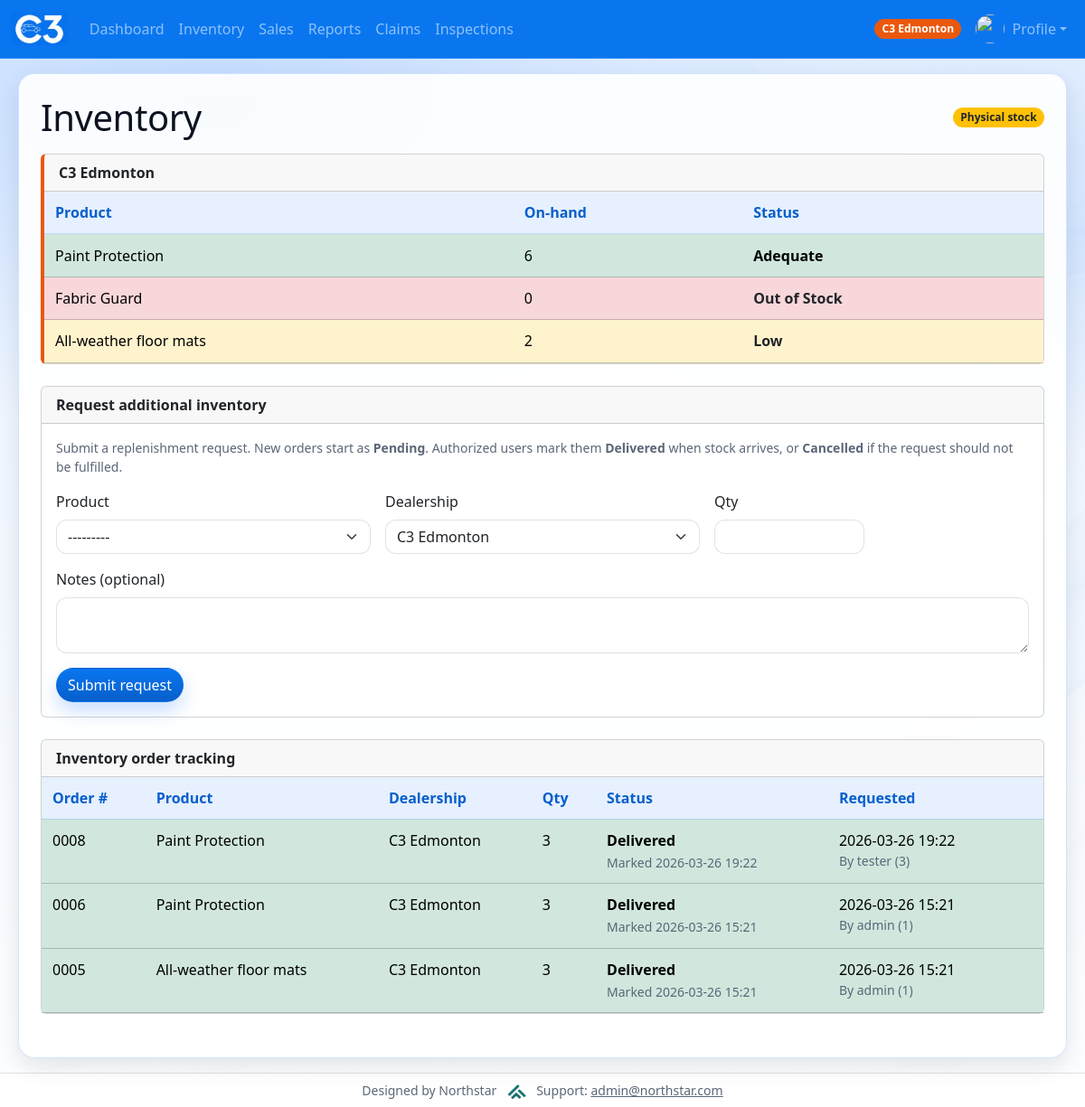
Before: /home/inventory/ (signed in) with the older database file.
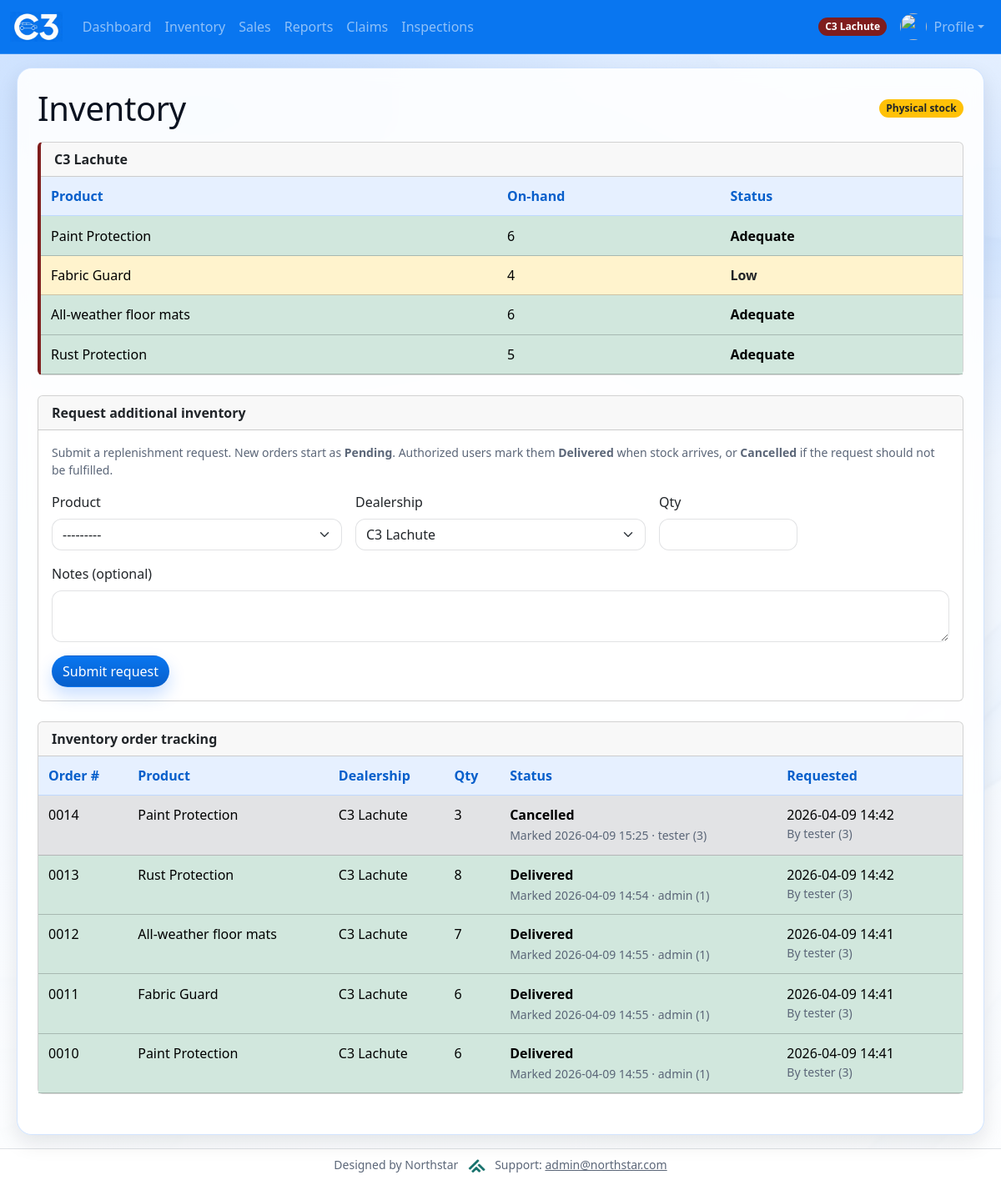
After: the same page with the newer database file.
### Dashboard/models.py (models this page shows, shortened)
class Dealership(models.Model):
    name = models.CharField(max_length=200)
    badge_css_class = models.CharField(
        max_length=80,
        default="bg-dark",
        help_text="Bootstrap/extra CSS classes for this dealership's badge (navbar, user list).",
    )
    is_default_home = models.BooleanField(
        default=False,
        help_text="If True, new user group edits default to this dealership when none is set.",
    )
    class Meta:
        ordering = ["name"]
    def resolved_badge_css_class(self) -> str:
        raw = (self.badge_css_class or "").strip()
        if raw.startswith("ns-badge-dealership-"):
            return raw
    def chart_color_hex(self) -> str:
        key = self.resolved_badge_css_class()
        mapping = {
            "ns-badge-dealership-mississauga": "#0976f0",
            "ns-badge-dealership-toronto": "#001f3f",
            "ns-badge-dealership-edmonton": "#ea580c",
            "ns-badge-dealership-calgary": "#ef4444",
            "ns-badge-dealership-lachute": "#7f1d1d",
            "ns-badge-navy": "#001f3f",
            "ns-badge-c3-toronto": "#001f3f",
        }
        return mapping.get(key, "#495057")
    def __str__(self):
        return self.name

class SalesProduct(models.Model):
    name = models.CharField(max_length=200)
    price = models.DecimalField(max_digits=10, decimal_places=2, default=0, help_text="Product price")
    goal = models.PositiveIntegerField(default=1, help_text="Monthly sales goal")
    display_order = models.PositiveIntegerField(default=0)
    product_id = models.PositiveIntegerField(null=True, blank=True)
    tracks_inventory = models.BooleanField(
        default=True,
        help_text="If False (e.g. warranties), item is excluded from inventory and stock checks.",
    )
    class Meta:
        ordering = ['display_order', 'id']
    def __str__(self):
        return self.name

class InventoryOrder(models.Model):
    STATUS_PENDING = "pending"
    STATUS_DELIVERED = "delivered"
    STATUS_CANCELLED = "cancelled"
    STATUS_CHOICES = [
        (STATUS_PENDING, "Pending"),
        (STATUS_DELIVERED, "Delivered"),
        (STATUS_CANCELLED, "Cancelled"),
    ]
    product = models.ForeignKey(SalesProduct, on_delete=models.CASCADE, related_name="inventory_orders")
    dealership = models.ForeignKey(Dealership, on_delete=models.CASCADE, related_name="inventory_orders")
    quantity_requested = models.PositiveIntegerField()
    status = models.CharField(max_length=20, choices=STATUS_CHOICES, default=STATUS_PENDING)
    requested_by = models.ForeignKey(
        settings.AUTH_USER_MODEL,
        on_delete=models.SET_NULL,
        null=True,
        blank=True,
        related_name="inventory_orders_submitted",
    )
    notes = models.TextField(blank=True)
    date_requested = models.DateTimeField(auto_now_add=True)
    date_received = models.DateTimeField(null=True, blank=True)
    delivered_by = models.ForeignKey(
        settings.AUTH_USER_MODEL,
        on_delete=models.SET_NULL,
        null=True,
        blank=True,
        related_name="fulfilled_inventory_orders",
    )
    cancelled_at = models.DateTimeField(null=True, blank=True)
    cancelled_by = models.ForeignKey(
        settings.AUTH_USER_MODEL,
        on_delete=models.SET_NULL,
        null=True,
        blank=True,
        related_name="cancelled_inventory_orders",
    )
    class Meta:
        ordering = ["-date_requested", "-id"]
    @property
    def display_order_id(self):
        return f"{self.pk:04d}"

### Dashboard/views.py (the view)
# urls.py: path("inventory/", views.inventory, name="inventory"),
def inventory(request):
    if not request.user.is_authenticated:
        return HttpResponseForbidden("You must be logged in.")
    can_view_all = _can_view_all_inventory(request.user)
    can_submit = _can_submit_inventory_order(request.user)
    can_manage_orders = _can_manage_inventory_orders(request.user)
    physical_products = (
        SalesProduct.objects.filter(tracks_inventory=True)
        .order_by("display_order", "id")
        .all()
    )
    home = user_home_dealership(request.user) if not can_view_all else None
    if can_view_all:
        dealerships = list(Dealership.objects.order_by("name"))
    else:
        dealerships = [home] if home else list(Dealership.objects.order_by("name"))
    dealership_sections = []
    for deal in dealerships:
        rows = []
        for p in physical_products:
            qty = quantity_on_hand(p, deal)
            _, status_label, badge_variant = inventory_status_tuple(qty)
            rows.append(
                {
                    "product": p,
                    "quantity": qty,
                    "status_label": status_label,
                    "badge_variant": badge_variant,
                }
            )
        dealership_sections.append(
            {
                "dealership": deal,
                "rows": rows,
                "accent_color": deal.chart_color_hex(),
            }
        )
    orders_qs = InventoryOrder.objects.select_related(
        "product",
        "dealership",
        "requested_by",
        "delivered_by",
        "cancelled_by",
    ).order_by("-date_requested")
    if not can_view_all and home:
        orders_qs = orders_qs.filter(dealership=home)
    order_form = InventoryRequestForm(user=request.user)
    pending_order_count = orders_qs.filter(status=InventoryOrder.STATUS_PENDING).count()
    context = {
        "dealership_sections": dealership_sections,
        "physical_products": physical_products,
        "inventory_orders": orders_qs[:200],
        "order_form": order_form,
        "can_view_all_inventory": can_view_all,
        "can_submit_inventory_order": can_submit,
        "can_manage_inventory_orders": can_manage_orders,
        "user_dealership": user_home_dealership(request.user),
        "pending_order_count": pending_order_count,
    }
    return render(request, "Dashboard/inventory.html", context)

### Dashboard/inventory_services.py (called while the page is built)
def inventory_status_tuple(quantity: int):
    if quantity <= 0:
        return ("out", "Out of Stock", "danger")
    if quantity < LOW_STOCK_THRESHOLD:
        return ("low", "Low", "warning")
    return ("adequate", "Adequate", "success")

def user_home_dealership(user):
    if not user or not user.is_authenticated:
        return None
    try:
        from Profile.models import UserProfile
        prof = UserProfile.objects.select_related("dealership").filter(user=user).first()
        return prof.dealership if prof else None
    except Exception:
        return None

def quantity_on_hand(product, dealership):
    from .models import ProductInventory
    row = (
        ProductInventory.objects.filter(product=product, dealership=dealership)
        .only("quantity")
        .first()
    )
    return int(row.quantity) if row else 0

### Dashboard/views.py (called while the page is built)
def _can_view_all_inventory(user):
    if not user.is_authenticated:
        return False
    if user.is_staff:
        return True
    return user.groups.filter(name="Management").exists()

### Dashboard/templates/Dashboard/inventory.html (shortened to what the changed rows need)
{% extends "Dashboard/base.html" %}
{% block content %}
<div class="d-flex align-items-center justify-content-between flex-wrap gap-2 mb-3">
	<h1 class="mb-0">Inventory</h1>
</div>
{% for section in dealership_sections %}
<div class="card mb-4" style="border-left: 4px solid {{ section.accent_color }};">
	<div class="card-header fw-semibold">{{ section.dealership.name }}</div>
	<div class="card-body p-0">
		<div class="table-responsive">
			<table class="table table-sm mb-0">
				<thead class="table-light">
					<tr>
						<th scope="col">Product</th>
						<th scope="col">On-hand</th>
						<th scope="col">Status</th>
					</tr>
				</thead>
				<tbody>
				{% for row in section.rows %}
					<tr
						{% if row.badge_variant == 'danger' %}
							class="table-danger"
						{% elif row.badge_variant == 'warning' %}
							class="table-warning"
						{% else %}
							class="table-success"
						{% endif %}
					>
						<td>{{ row.product.name }}</td>
						<td>{{ row.quantity }}</td>
						<td>
							{% if row.badge_variant == 'warning' or row.badge_variant == 'danger' %}
								<span class="fw-semibold text-dark">{{ row.status_label }}</span>
							{% else %}
								<span class="fw-semibold">{{ row.status_label }}</span>
							{% endif %}
						</td>
					</tr>
				{% empty %}
					<tr><td colspan="3" class="text-muted">No inventory rows.</td></tr>
				{% endfor %}
				</tbody>
			</table>
		</div>
	</div>
</div>
{% endfor %}
{% if can_submit_inventory_order %}
<div class="card mb-4">
	<div class="card-header fw-semibold">Request additional inventory</div>
	<div class="card-body">
		<p class="text-muted small mb-3">
			Submit a replenishment request. New orders start as <strong>Pending</strong>.
			Authorized users mark them <strong>Delivered</strong> when stock arrives, or <strong>Cancelled</strong> if the request should not be fulfilled.
		</p>
		<form method="post" action="{% url ns_site_namespace|add:':inventory_order_submit' %}">
			<div class="row g-3 align-items-end">
				<div class="col-md-4">
					<label class="form-label" for="id_product">Product</label>
					{{ order_form.product }}
				</div>
				<div class="col-md-4">
					<label class="form-label" for="id_dealership">Dealership</label>
					{{ order_form.dealership }}
				</div>
				<div class="col-md-2">
					<label class="form-label" for="id_quantity_requested">Qty</label>
					{{ order_form.quantity_requested }}
				</div>
				<div class="col-md-12">
					<label class="form-label" for="id_notes">Notes (optional)</label>
					{{ order_form.notes }}
				</div>
				<div class="col-md-12">
					<button type="submit" class="btn btn-primary">Submit request</button>
				</div>
			</div>
		</form>
	</div>
</div>
{% endif %}
<div class="card mb-4">
	<div class="card-body p-0">
		<div class="table-responsive">
			<table class="table table-sm mb-0">
				<thead class="table-light">
					<tr>
						<th scope="col">Order #</th>
						<th scope="col">Product</th>
						<th scope="col">Dealership</th>
						<th scope="col">Qty</th>
						<th scope="col">Status</th>
						<th scope="col">Requested</th>
						{% if can_manage_inventory_orders %}<th scope="col"></th>{% endif %}
					</tr>
				</thead>
				<tbody>
				{% for o in inventory_orders %}
					<tr class="{% if o.status == 'pending' %}table-warning{% elif o.status == 'delivered' %}table-success{% else %}table-secondary{% endif %}">
						<td>{{ o.display_order_id }}</td>
						<td>{{ o.product.name }}</td>
						<td>{{ o.dealership.name }}</td>
						<td>{{ o.quantity_requested }}</td>
						<td>
							{% if o.status == 'pending' %}
								<span class="fw-semibold text-dark">Pending</span>
							{% elif o.status == 'delivered' %}
								<div class="fw-semibold">Delivered</div>
								{% if o.date_received %}
									<small class="text-muted">Marked {{ o.date_received|date:"Y-m-d H:i" }}{% if o.delivered_by %} · {{ o.delivered_by.get_full_name|default:o.delivered_by.username }} ({{ o.delivered_by_id }}){% endif %}</small>
								{% endif %}
							{% else %}
								<div class="fw-semibold">Cancelled</div>
								{% if o.cancelled_at %}
									<small class="text-muted">Marked {{ o.cancelled_at|date:"Y-m-d H:i" }}{% if o.cancelled_by %} · {{ o.cancelled_by.get_full_name|default:o.cancelled_by.username }} ({{ o.cancelled_by_id }}){% endif %}</small>
								{% endif %}
							{% endif %}
						</td>
						<td class="text-nowrap">
							{{ o.date_requested|date:"Y-m-d H:i" }}
							<small class="text-muted d-block">
								By {% if o.requested_by %}{{ o.requested_by.get_full_name|default:o.requested_by.username }} ({{ o.requested_by_id }}){% else %}—{% endif %}
							</small>
						</td>
						{% if can_manage_inventory_orders %}
							<td class="text-nowrap">
							</td>
						{% endif %}
					</tr>
				{% empty %}
					<tr><td colspan="{% if can_manage_inventory_orders %}7{% else %}6{% endif %}" class="text-muted">No inventory orders yet.</td></tr>
				{% endfor %}
				</tbody>
			</table>
		</div>
	</div>
</div>
{% endblock content %}

### Dashboard/templates/Dashboard/base.html (shortened to what this page needs)
<!DOCTYPE html>
<html lang="en">
<head>
    {% load static %}
    <link rel="stylesheet" href="{% static 'bootstrap/css/bootstrap.css' %}">
    <link rel="stylesheet" href="{% static 'css/theme.css' %}">
</head>
<body class="d-flex flex-column min-vh-100">
<nav class="navbar navbar-expand-lg navbar-dark bg-primary">
    <div class="container-fluid">
        <a class="navbar-brand d-flex align-items-center" href="{% url ns_site_namespace|add:':home' %}">
            <img src="{% static 'images/logo.png' %}" alt="C3" height="36" style="max-height: 36px;">
        </a>
        {% if user.is_authenticated %}
        <div class="collapse navbar-collapse" id="navbarNavAltMarkup">
            <ul class="navbar-nav me-auto mb-2 mb-lg-0">
                <li class="nav-item">
                    <a class="nav-link" href="{% url ns_site_namespace|add:':index' %}">Dashboard</a>
                </li>
                <li class="nav-item">
                    <a class="nav-link" href="{% url ns_site_namespace|add:':inventory' %}">Inventory</a>
                </li>
                <li class="nav-item">
                    <a class="nav-link" href="{% url ns_site_namespace|add:':sales' %}">Sales</a>
                </li>
                <li class="nav-item">
                    <a class="nav-link" href="{% url ns_site_namespace|add:':Reports' %}">Reports</a>
                </li>
                <li class="nav-item">
                    <a class="nav-link" href="{% url ns_site_namespace|add:':claims' %}">Claims</a>
                </li>
                <li class="nav-item">
                    <a class="nav-link" href="{% url ns_site_namespace|add:':inspections' %}">Inspections</a>
                </li>
            </ul>
            <ul class="navbar-nav ms-auto mb-2 mb-lg-0">
                <li class="nav-item d-flex align-items-center me-2">
                    {% if ns_dealership_label %}
                        <span class="badge rounded-pill text-bg-dark ns-dealership-badge {{ ns_dealership_badge_class|default:'' }}">{{ ns_dealership_label }}</span>
                    {% endif %}
                </li>
                <li class="nav-item dropdown">
                    <a class="nav-link dropdown-toggle d-flex align-items-center" href="#" id="profileNavDropdown" role="button" data-bs-toggle="dropdown" aria-expanded="false">
                        {% if profile_avatar_url %}
                            <img src="{{ profile_avatar_url }}" alt="" class="avatar-circle me-2" width="32" height="32">
                        {% else %}
                            <img src="{% static 'images/default-avatar.png' %}" alt="" class="avatar-circle me-2" width="32" height="32">
                        {% endif %}
                        Profile
                    </a>
                </li>
            </ul>
        </div>
        {% endif %}
    </div>
</nav>
<main class="container-fluid py-3 flex-grow-1">
    <div class="ns-surface p-3 p-md-4 mx-md-2">
{% block content %}{% endblock content %}
    </div>
</main>
<footer class="container-fluid py-2 text-center text-muted small border-top mt-auto bg-white">
	Designed by Northstar
	<img src="{% static 'images/northstar.png' %}" alt="Northstar" height="16" class="mx-2 align-text-bottom" style="max-height:16px;">
	Support: <a href="mailto:admin@northstar.com" class="text-muted">admin@northstar.com</a>
</footer>
</body>
</html>

Changed rows visible on the page:
no longer on this page (row unchanged): Dealership: name "C3 Edmonton", dealership.name "C3 Edmonton", SalesProduct (product.name "Paint Protection", quantity "6", status_label "Adequate"), SalesProduct (product.name "Fabric Guard", quantity "0", status_label "Out of Stock"), SalesProduct (product.name "All-weather floor mats", quantity "2", status_label "Low")
no longer on this page (row unchanged): InventoryOrder: display_order_id "0008", product.name "Paint Protection", dealership.name "C3 Edmonton", quantity_requested "3", date_received "2026-03-26 19:22", date_requested "2026-03-26 19:22", requested_by.get_full_name "tester", requested_by_id "3"
no longer on this page (row unchanged): InventoryOrder: display_order_id "0006", product.name "Paint Protection", dealership.name "C3 Edmonton", quantity_requested "3", date_received "2026-03-26 15:21", date_requested "2026-03-26 15:21", requested_by.get_full_name "admin", requested_by_id "1"
no longer on this page (row unchanged): InventoryOrder: display_order_id "0005", product.name "All-weather floor mats", dealership.name "C3 Edmonton", quantity_requested "3", date_received "2026-03-26 15:21", date_requested "2026-03-26 15:21", requested_by.get_full_name "admin", requested_by_id "1"
added Dealership: name "C3 Lachute", dealership.name "C3 Lachute", SalesProduct (product.name "Paint Protection", quantity "6", status_label "Adequate"), SalesProduct (product.name "Fabric Guard", quantity "4", status_label "Low"), SalesProduct (product.name "All-weather floor mats", quantity "6", status_label "Adequate")
added SalesProduct: product.name "Rust Protection", quantity "5", status_label "Adequate", shown under "C3 Lachute"
added InventoryOrder: display_order_id "0014", product.name "Paint Protection", dealership.name "C3 Lachute", quantity_requested "3", cancelled_at "2026-04-09 15:25", cancelled_by.get_full_name "tester", cancelled_by_id "3", date_requested "2026-04-09 14:42", requested_by.get_full_name "tester", requested_by_id "3", status "cancelled" (drawn)
added InventoryOrder: display_order_id "0013", product.name "Rust Protection", dealership.name "C3 Lachute", quantity_requested "8", date_received "2026-04-09 14:54", delivered_by.get_full_name "admin", delivered_by_id "1", date_requested "2026-04-09 14:42", requested_by.get_full_name "tester", requested_by_id "3"
added InventoryOrder: display_order_id "0012", product.name "All-weather floor mats", dealership.name "C3 Lachute", quantity_requested "7", date_received "2026-04-09 14:55", delivered_by.get_full_name "admin", delivered_by_id "1", date_requested "2026-04-09 14:41", requested_by.get_full_name "tester", requested_by_id "3"
added InventoryOrder: display_order_id "0011", product.name "Fabric Guard", dealership.name "C3 Lachute", quantity_requested "6", date_received "2026-04-09 14:55", delivered_by.get_full_name "admin", delivered_by_id "1", date_requested "2026-04-09 14:41", requested_by.get_full_name "tester", requested_by_id "3"
added InventoryOrder: display_order_id "0010", product.name "Paint Protection", dealership.name "C3 Lachute", quantity_requested "6", date_received "2026-04-09 14:55", delivered_by.get_full_name "admin", delivered_by_id "1", date_requested "2026-04-09 14:41", requested_by.get_full_name "tester", requested_by_id "3"
Other visible differences:
form field dealership: "C3 Edmonton" → "C3 Lachute"
